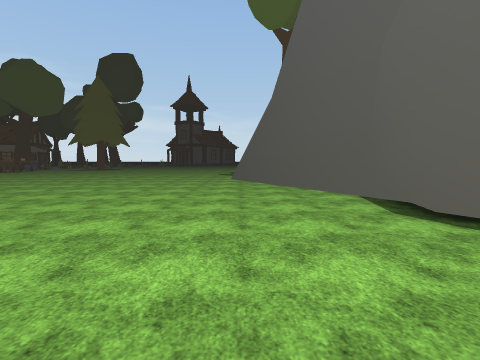
View 1 (above)

21 first-person views from a walk through a Unity game level. The camera is 1.5 m above the floor, tilts 4° down and sees 85° across. The floor is counted in squares, 2 m on a side. Each view is taken from the middle of a square. On the plan, view 1 faces up. The plan holds only what a view shows up to about 9 squares ahead; the rest is blank. The place goes on beyond the plan. The terrain is drawn as flat ground. The player character is not drawn. Some animated figures are not drawn. Some surface patterns are stand-ins.

View 2
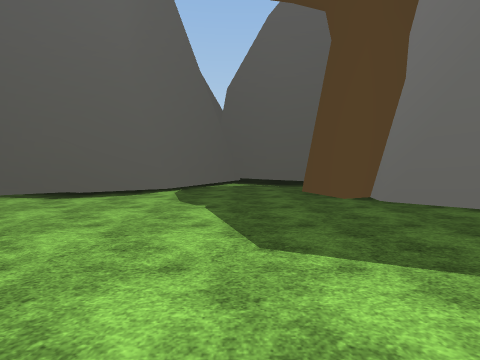

View 3
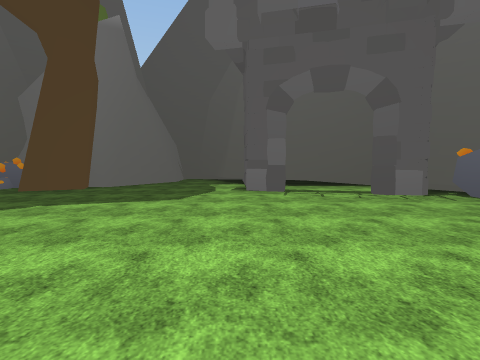

View 4
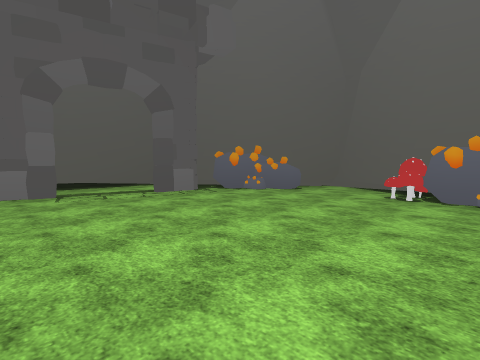

View 5
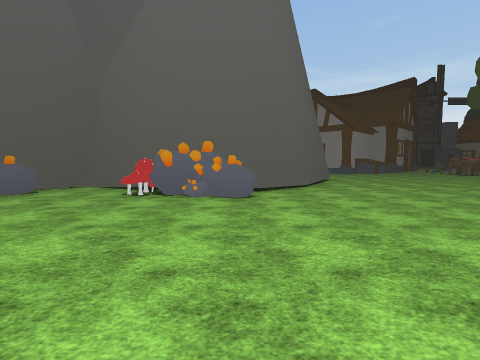

View 6
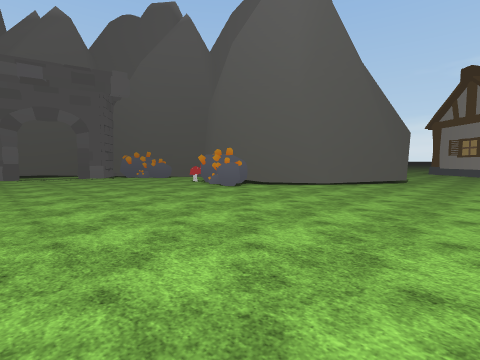

View 7
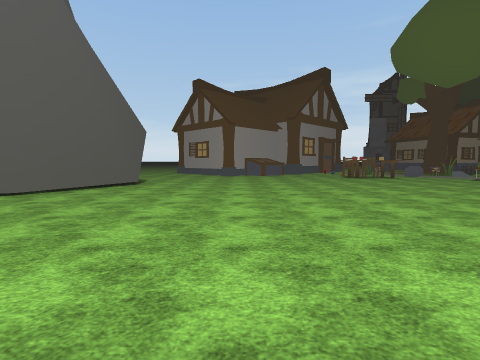

View 8
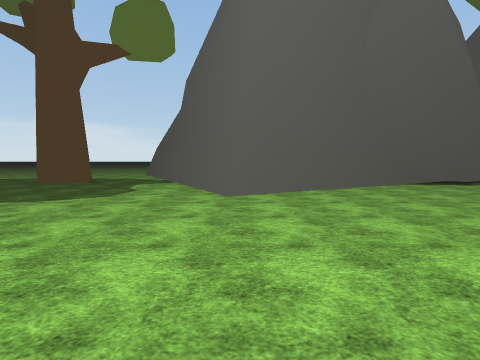

View 9
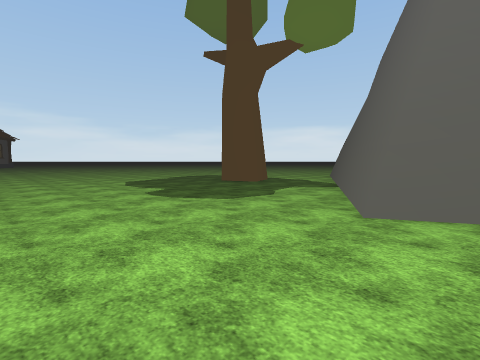

View 10
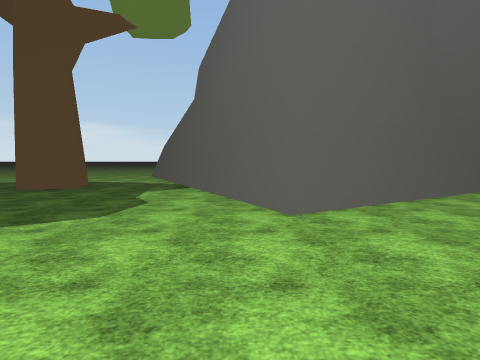

View 11
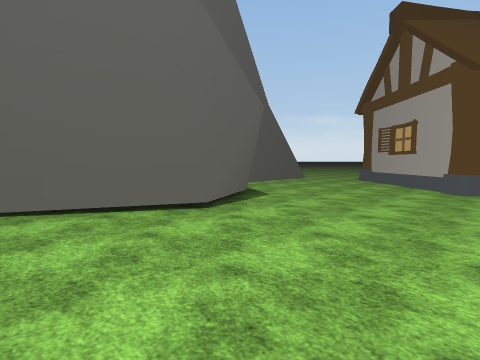

View 12
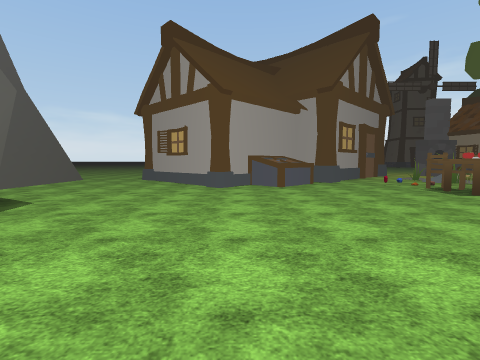

View 13
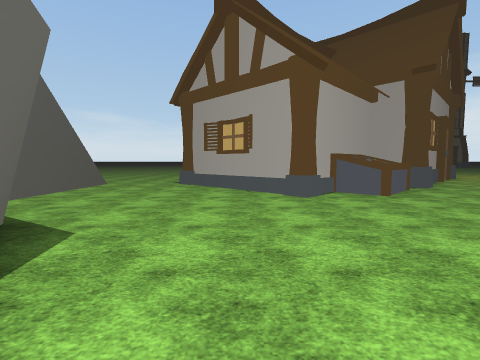

View 14
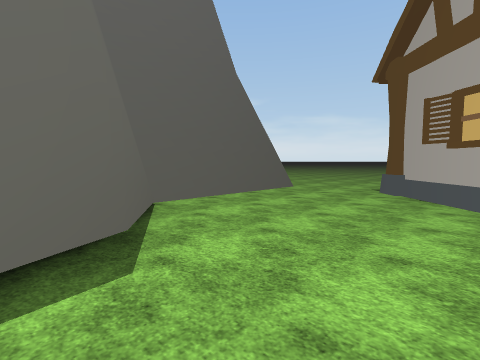

View 15
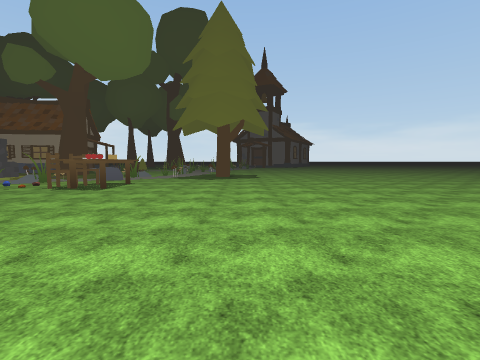

View 16
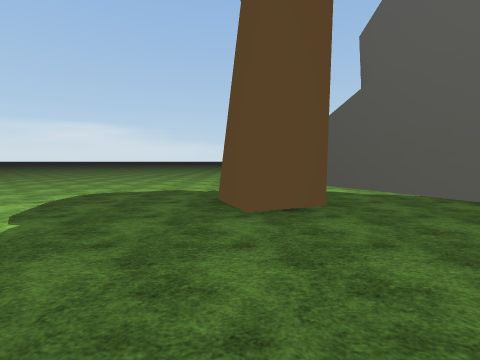

View 17
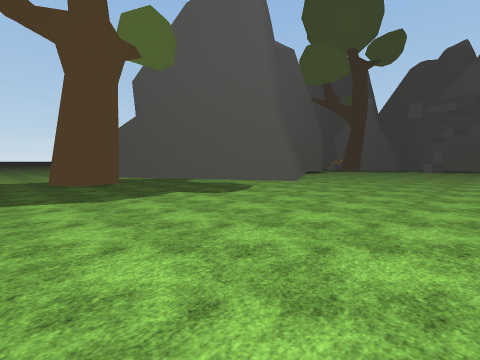

View 18
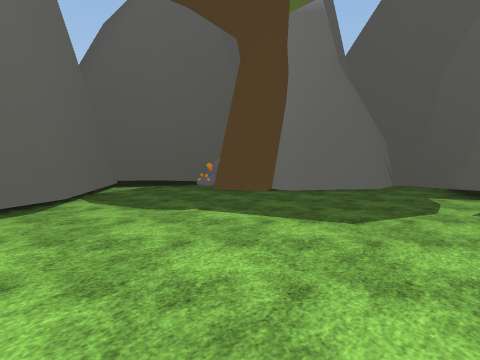

View 19
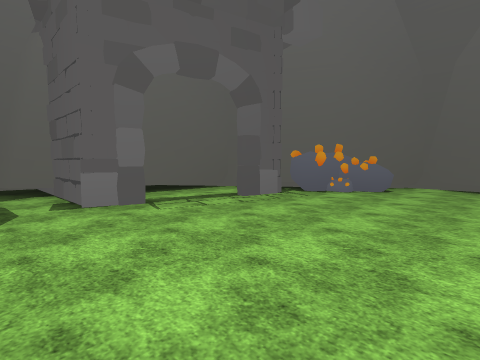

View 20
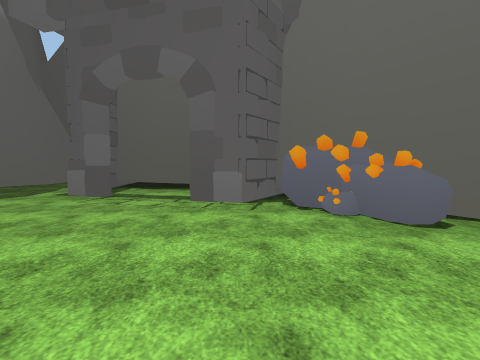

View 21
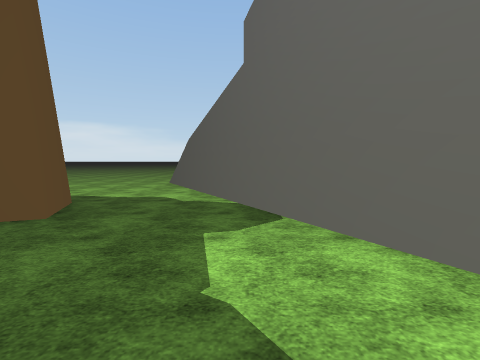

### Floor plan
Points are (right, up) in squares from view 1. A wall is a line through its corners. A room is listed if a view was taken in it or the views show most of it. See-through windows are left out.
Room 1 (views 1, 2, 3, 4, 5, 6, 7, 8, 9, 10, 11, 12, 13, 14, 15, 16, 17, 18, 19, 20, 21)
walls: (-8.5, 6.6) (-8.6, 5.6); (-0.3, 11.1) (7.6, 15.4); (-12.6, 9.6) (-9.7, 7.9) (-8.5, 6.2); (-13.3, 9.6) (-12.7, 9.4) (-12.3, 9.5); (-8.7, 4) (-8.8, 3.4) (-9.9, 1.5); (-15.2, 8.4) (-12.9, 9.8); (-9.8, 1.4) (-8.4, 0.4); (2.7, 5) (2.9, 5.8); (-8.9, 0.6) (-8.5, 0.3); (3.2, 5) (-0.2, 11.4); (-16.2, 6.8) (-14.8, 8.7); (-17.6, 12.6) (-21, 9.1); (-7.2, -1.1) (-6.8, -1.8) (-6.1, -0.7) (-5, -1.1); (4.7, 17.1) (3.4, 16.6) (2.8, 17.9) (4.3, 18.4); (-3.1, -1.5) (-2.2, -1.8) (-2.1, -4.4); (-18.4, 14.6) (-18.9, 14.1); (3.8, 1.8) (2.5, 3.6) (2.8, 5.7); (-6.7, -2.7) (-6.4, -3.1) (-3.5, -3); (-19, 15.5) (-17.7, 14.2) (-18.5, 13.4) (-17.5, 12.4); (-5.2, -3) (-3.5, -3.1); (-19.9, 16.8) (-19.3, 16.2) (-19.8, 15.7); (-20.5, 6.4) (-16.1, 6.4); (-2.2, -3.8) (-1.5, -4.2) (-1.4, -4.9); (-1.5, -4.2) (-1.1, -5.8) (-0.2, -6.5) (0.7, -6.6) (0.6, -4.6); (1.7, -3.2) (2.2, -2.8); (0.4, -4.8) (1.9, -2.8) (2.5, -2.9) (2.2, -2.2) (3.6, -1.6); (4.8, -3.2) (5.4, -0.8); (4.9, -3.3) (5.3, -0.9) (6.1, 0.2) (3.5, 2.1)
low walls: (-9.8, 2.8) (-9.8, 1.4); (-15.1, 8.2) (-13.5, 9.1); (-17.5, 12.4) (-17.9, 12); (-20.4, 9.4) (-20.9, 8.9); (-1.1, -6.2) (-0.5, -6.3)
ways out: opening at (-20.5, 7.5)
objects: other object (-18, 18); chair (-17, 18) to (-17, 19); chair (-17, 20); table (-16, 18) to (-16, 19); other object (-16, 20); rock (-8, 0); rock (-8, 1); other object (-8, 3); other object (-8, 4); rock (-8, 5); rock (-8, 6); rock (-7, 0); rock (-7, 6); rock (4, -3); rock (4, -2)

Positions as (right, up) in squares from view 1, and headings:
1: (0, 0), facing up
2: (-3, 0), facing right
3: (-2, 5), facing down
4: (-2, 5), facing down-left
5: (-2, 6), facing left
6: (-2, 12), facing down-left
7: (-4, 13), facing left
8: (-6, 11), facing right
9: (-4, 10), facing up-right
10: (-4, 12), facing right
11: (-10, 13), facing down-left
12: (-10, 13), facing left
13: (-12, 11), facing left
14: (-14, 11), facing down-left
15: (-12, 11), facing up
16: (-1, 18), facing right
17: (-6, 20), facing down-right
18: (-2, 3), facing down-right
19: (-1, 3), facing down-left
20: (-6, 4), facing down
21: (0, 14), facing right
